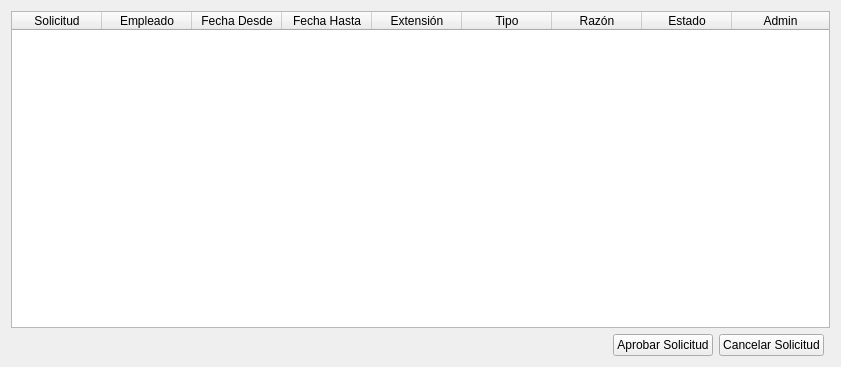
<?xml version="1.0" encoding="UTF-8"?>
<ui version="4.0">
 <class>RequestsWidget</class>
 <widget class="QWidget" name="RequestsWidget">
  <property name="geometry">
   <rect>
    <x>0</x>
    <y>0</y>
    <width>841</width>
    <height>367</height>
   </rect>
  </property>
  <property name="windowTitle">
   <string>Form</string>
  </property>
  <layout class="QGridLayout" name="gridLayout">
   <item row="0" column="0" colspan="4">
    <widget class="QTableWidget" name="tableAdmSolicitudes">
     <property name="editTriggers">
      <set>QAbstractItemView::AnyKeyPressed|QAbstractItemView::DoubleClicked|QAbstractItemView::EditKeyPressed</set>
     </property>
     <property name="selectionMode">
      <enum>QAbstractItemView::ExtendedSelection</enum>
     </property>
     <property name="selectionBehavior">
      <enum>QAbstractItemView::SelectRows</enum>
     </property>
     <attribute name="horizontalHeaderDefaultSectionSize">
      <number>90</number>
     </attribute>
     <attribute name="horizontalHeaderMinimumSectionSize">
      <number>31</number>
     </attribute>
     <attribute name="horizontalHeaderStretchLastSection">
      <bool>true</bool>
     </attribute>
     <attribute name="verticalHeaderVisible">
      <bool>false</bool>
     </attribute>
     <attribute name="verticalHeaderDefaultSectionSize">
      <number>30</number>
     </attribute>
     <attribute name="verticalHeaderHighlightSections">
      <bool>false</bool>
     </attribute>
     <attribute name="verticalHeaderMinimumSectionSize">
      <number>23</number>
     </attribute>
     <column>
      <property name="text">
       <string>Solicitud</string>
      </property>
     </column>
     <column>
      <property name="text">
       <string>Empleado</string>
      </property>
     </column>
     <column>
      <property name="text">
       <string>Fecha Desde</string>
      </property>
     </column>
     <column>
      <property name="text">
       <string>Fecha Hasta</string>
      </property>
     </column>
     <column>
      <property name="text">
       <string>Extensión</string>
      </property>
     </column>
     <column>
      <property name="text">
       <string>Tipo</string>
      </property>
     </column>
     <column>
      <property name="text">
       <string>Razón</string>
      </property>
     </column>
     <column>
      <property name="text">
       <string>Estado</string>
      </property>
     </column>
     <column>
      <property name="text">
       <string>Admin</string>
      </property>
     </column>
    </widget>
   </item>
   <item row="1" column="2">
    <widget class="QPushButton" name="cancelarSolicitud">
     <property name="text">
      <string>Cancelar Solicitud</string>
     </property>
     <property name="icon">
      <iconset resource="../images/Resource_ha.qrc">
       <normaloff>:/F1/fromHelyx/win_close16.png</normaloff>:/F1/fromHelyx/win_close16.png</iconset>
     </property>
    </widget>
   </item>
   <item row="1" column="0">
    <spacer name="horizontalSpacer_3">
     <property name="orientation">
      <enum>Qt::Horizontal</enum>
     </property>
     <property name="sizeHint" stdset="0">
      <size>
       <width>588</width>
       <height>20</height>
      </size>
     </property>
    </spacer>
   </item>
   <item row="1" column="1">
    <widget class="QPushButton" name="aceptarSolicitud">
     <property name="text">
      <string>Aprobar Solicitud</string>
     </property>
     <property name="icon">
      <iconset resource="../images/Resource_ha.qrc">
       <normaloff>:/F1/fromHelyx/tick16.png</normaloff>:/F1/fromHelyx/tick16.png</iconset>
     </property>
    </widget>
   </item>
  </layout>
 </widget>
 <resources>
  <include location="../images/Resource_ha.qrc"/>
 </resources>
 <connections>
  <connection>
   <sender>aceptarSolicitud</sender>
   <signal>pressed()</signal>
   <receiver>RequestsWidget</receiver>
   <slot>aprobeRequest()</slot>
   <hints>
    <hint type="sourcelabel">
     <x>653</x>
     <y>345</y>
    </hint>
    <hint type="destinationlabel">
     <x>420</x>
     <y>183</y>
    </hint>
   </hints>
  </connection>
  <connection>
   <sender>cancelarSolicitud</sender>
   <signal>pressed()</signal>
   <receiver>RequestsWidget</receiver>
   <slot>cancelRequest()</slot>
   <hints>
    <hint type="sourcelabel">
     <x>769</x>
     <y>345</y>
    </hint>
    <hint type="destinationlabel">
     <x>420</x>
     <y>183</y>
    </hint>
   </hints>
  </connection>
 </connections>
 <slots>
  <slot>aprobeRequest()</slot>
  <slot>cancelRequest()</slot>
 </slots>
</ui>
